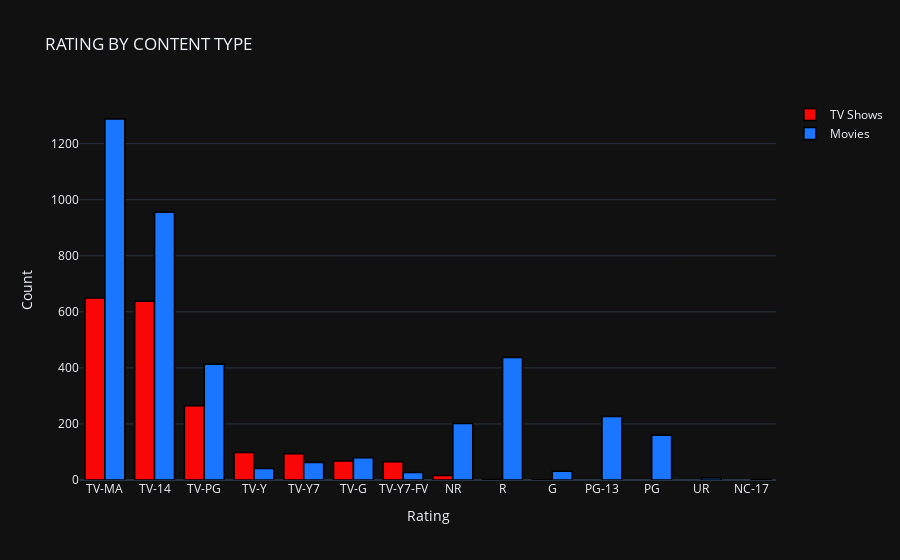

Notebook code cell kept with this figure:
### Code cell
df1 = df[df["type"] == "TV Show"]
df2 = df[df["type"] == "Movie"]

temp_df1 = df1['rating'].value_counts().reset_index()
temp_df2 = df2['rating'].value_counts().reset_index()


# create trace1
trace1 = go.Bar(
                x = temp_df1['index'],
                y = temp_df1['rating'],
                name="TV Shows",
                marker = dict(color = 'rgb(249, 6, 6)',
                             line=dict(color='rgb(0,0,0)',width=1.5)))
# create trace2 
trace2 = go.Bar(
                x = temp_df2['index'],
                y = temp_df2['rating'],
                name = "Movies",
                marker = dict(color = 'rgb(26, 118, 255)',
                              line=dict(color='rgb(0,0,0)',width=1.5)))


layout = go.Layout(template= "plotly_dark",title = 'RATING BY CONTENT TYPE' , xaxis = dict(title = 'Rating'), yaxis = dict(title = 'Count'))
fig = go.Figure(data = [trace1, trace2], layout = layout)
fig.show()

### Figure 1 — Plotly figure (JSON) as saved in the notebook; plotly's stock layout.template omitted (floating-point values rounded to 4 significant figures)
{"data": [{"marker": {"color": "rgb(249, 6, 6)", "line": {"color": "rgb(0,0,0)", "width": 1.5}}, "name": "TV Shows", "type": "bar", "x": ["TV-MA", "TV-14", "TV-PG", "TV-Y", "TV-Y7", "TV-G", "TV-Y7-FV", "NR", "R", "G"], "y": [649, 638, 265, 98, 94, 68, 65, 16, 2, 1]}, {"marker": {"color": "rgb(26, 118, 255)", "line": {"color": "rgb(0,0,0)", "width": 1.5}}, "name": "Movies", "type": "bar", "x": ["TV-MA", "TV-14", "R", "TV-PG", "PG-13", "NR", "PG", "TV-G", "TV-Y7", "TV-Y", "G", "TV-Y7-FV", "UR", "NC-17"], "y": [1288, 955, 437, 413, 227, 202, 160, 79, 62, 41, 31, 27, 7, 2]}], "layout": {"title": {"text": "RATING BY CONTENT TYPE"}, "xaxis": {"title": {"text": "Rating"}}, "yaxis": {"title": {"text": "Count"}}}}
